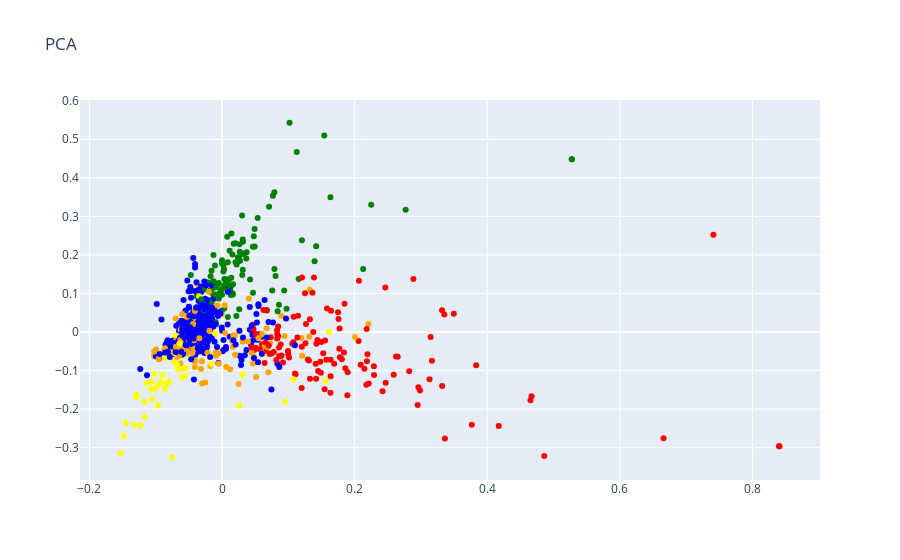

The notebook cell this image was saved under:
### Code cell
trace = go.Scatter(x=result['X'].values,
                   y=result['Y'].values,
                   text=result['texto'].values,
                   mode='markers',
                   marker=dict(color=result['colores'].values)) 

layout = go.Layout(title="PCA")

fig = go.Figure(data=trace, layout=layout)
iplot(fig)

### Figure 1 — Plotly figure (JSON) as saved in the notebook; plotly's stock layout.template omitted (floating-point values rounded to 4 significant figures; data arrays with more than 128 entries replaced by an {"elided": "..."} marker saying what was removed)
{"data": [{"marker": {"color": {"elided": "1000 str values"}}, "mode": "markers", "text": {"elided": "1000 str values"}, "type": "scatter", "x": {"elided": "1000 float values"}, "y": {"elided": "1000 float values"}}], "layout": {"title": {"text": "PCA"}}}
